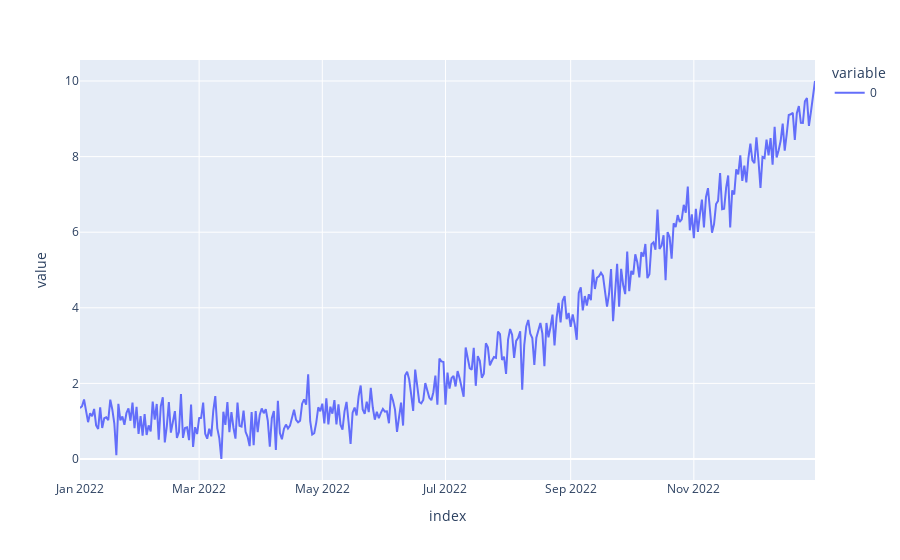

The code cell stored with this chart in its notebook:
### Code cell
y_range_2 = (0, 10)

control_points_2 = [(0, 0), (0.5, 0.1), (1, 1)]

series_2 = create_series(control_points_2, y_range_2)

fig = px.line(series_2)
fig.show()

### Figure 1 — Plotly figure (JSON) as saved in the notebook; plotly's stock layout.template omitted (floating-point values rounded to 4 significant figures; data arrays with more than 128 entries replaced by an {"elided": "..."} marker saying what was removed)
{"data": [{"hovertemplate": "variable=0<br>index=%{x}<br>value=%{y}<extra></extra>", "legendgroup": "0", "line": {"color": "#636efa", "dash": "solid"}, "marker": {"symbol": "circle"}, "mode": "lines", "name": "0", "orientation": "v", "showlegend": true, "type": "scatter", "x": {"elided": "364 str values"}, "xaxis": "x", "y": {"elided": "364 float values"}, "yaxis": "y"}], "layout": {"legend": {"title": {"text": "variable"}, "tracegroupgap": 0}, "margin": {"t": 60}, "xaxis": {"anchor": "y", "domain": [0, 1], "title": {"text": "index"}}, "yaxis": {"anchor": "x", "domain": [0, 1], "title": {"text": "value"}}}}
